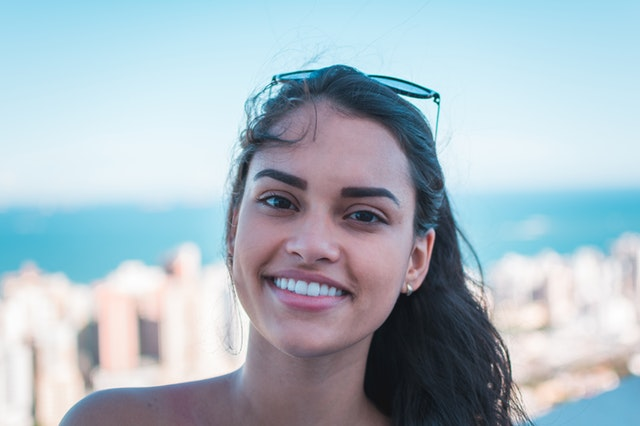
#> input picture 8.klasor/smile.jpg, 640 x 426 px, found by its file name
$ python smile_detection.py
#> lines starting #> are read from the running program, lines starting #| are printed output that depends on the picture; after the words box and inside, x2 and y2 are one past the last pixel; in counts of white or black regions, pixels touching at a corner belong together
import cv2


path1 = "C:\\Users\\Furkan\\Desktop\\haar_cascade\\test_images\\smile.jpg"

image = cv2.imread(path1)
#> image is the input picture: shape (426, 640, 3); mean B, G, R 195.2, 185.1, 169.2

face_cascade = cv2.CascadeClassifier("C:\\Users\\Furkan\\Desktop\\haar_cascade\\haar_cascades\\haarcascade_frontalface_default.xml")
smile_cascade = cv2.CascadeClassifier("C:\\Users\\Furkan\\Desktop\\haar_cascade\\haar_cascades\\haarcascade_smile.xml")

gray = cv2.cvtColor(image,cv2.COLOR_BGR2GRAY)
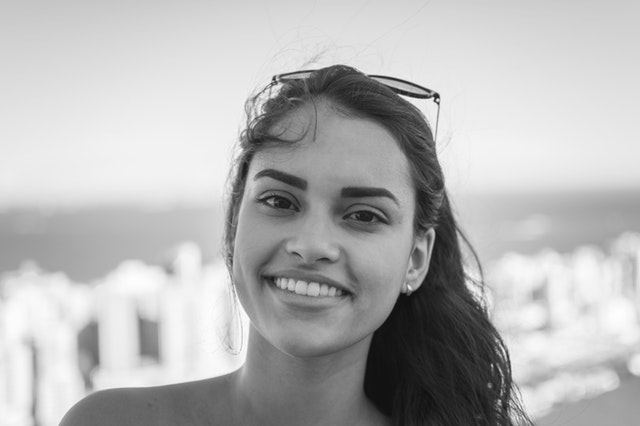
#> gray: shape (426, 640); min 12, max 255, mean 181.5

faces = face_cascade.detectMultiScale(gray,1.3,5)
#> faces = [[201, 117, 229, 229]]

smiles = smile_cascade.detectMultiScale(gray,1.4,7)
#> smiles = [[255, 260, 99, 49], [243, 258, 138, 69]]

for (x,y,w,h) in smiles:
    cv2.rectangle(image,(x,y),(x + w, y + h),(0,255,0),2)
    roi_smile_gray = gray[x:x+w,y:y+h]
    roi_smile_img = image[x:x+w,y:y+h]


    smiles = smile_cascade.detectMultiScale(roi_smile_gray,1.4,7)

    for (ex,ey,ew,eh) in smiles:
        cv2.rectangle(roi_smile_img,(x,y),(x + w, y + h),(0,255,0),2)

    cv2.imshow("image",image)
#> this loop made 2 passes
#> pass 1, `roi_smile_gray = gray[x:x+w,y:y+h]`:
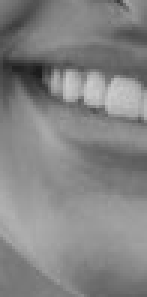
#> roi_smile_gray: shape (99, 49) (shown 3 times larger); min 27, max 203, mean 131.9
#> pass 1, `roi_smile_img = image[x:x+w,y:y+h]`:
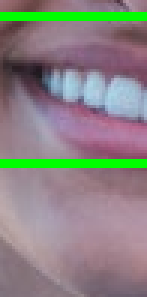
#> roi_smile_img: shape (99, 49, 3) (shown 3 times larger); mean B, G, R 130.5, 131.6, 138.3
#> pass 1, `cv2.imshow("image",image)`:
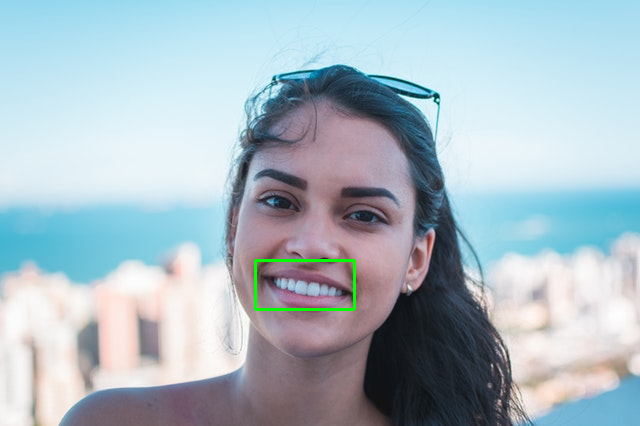
#> window 'image': shape (426, 640, 3); mean B, G, R 194.8, 185.6, 168.7
#> pass 2, `roi_smile_gray = gray[x:x+w,y:y+h]`:
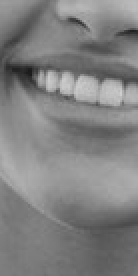
#> roi_smile_gray: shape (138, 69) (shown 2 times larger); min 27, max 207, mean 128.8
#> after the loop:
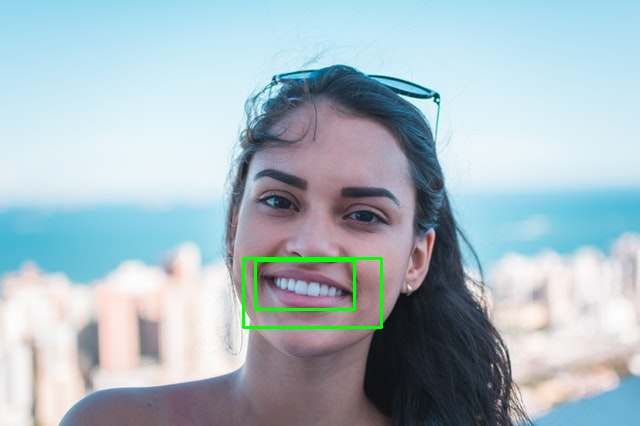
#> image: shape (426, 640, 3); 0.74% of pixels changed, all inside (x1, y1, x2, y2) = (242, 257, 383, 329)
#> after the loop:
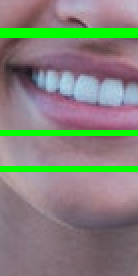
#> roi_smile_img: shape (138, 69, 3) (shown 2 times larger); mean B, G, R 123.2, 130.9, 132.8


cv2.waitKey(0)
cv2.destroyAllWindows()
